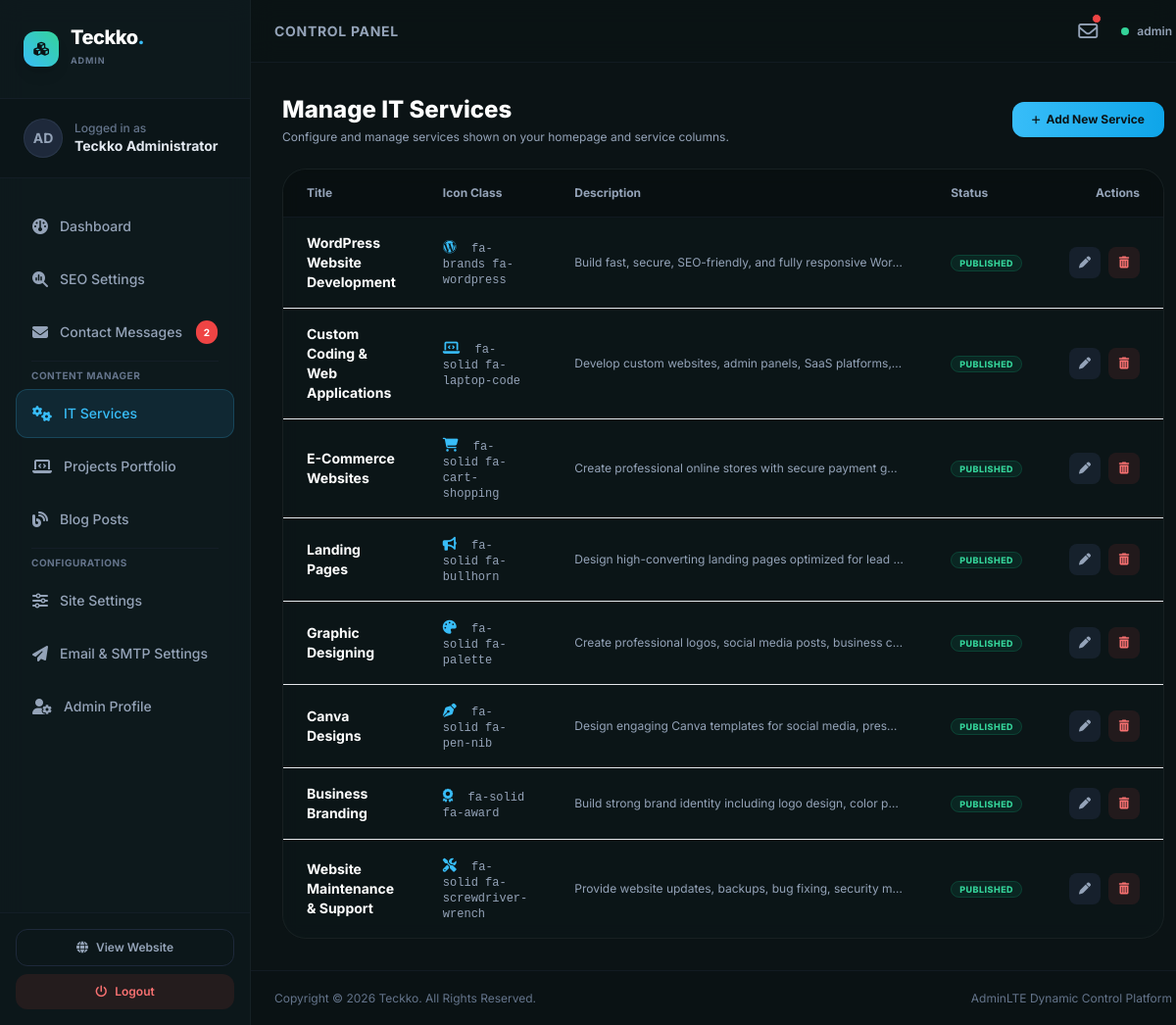
Page /dashboard/services.php (signed in) on the committed database.
### tables this page shows
CREATE TABLE `services` (
  `id` int(11) NOT NULL AUTO_INCREMENT,
  `title` varchar(255) NOT NULL,
  `slug` varchar(255) DEFAULT NULL,
  `icon` varchar(100) NOT NULL,
  `description` text NOT NULL,
  `long_description` text DEFAULT NULL,
  `status` enum('draft','published') DEFAULT 'published',
  `created_at` timestamp NOT NULL DEFAULT current_timestamp(),
  `image_url` varchar(255) DEFAULT NULL,
  PRIMARY KEY (`id`)
);

### dashboard/services.php (the view, shortened to what this page needs)
<?php
require_once __DIR__ . '/../includes/db.php';
$action = trim($_GET['action'] ?? 'list');
$id = intval($_GET['id'] ?? 0);
$editSvc = null;
try {
    $services = $pdo->query("SELECT * FROM `services` ORDER BY `id` ASC")->fetchAll();
} catch (PDOException $e) {
    $services = [];
}
require_once __DIR__ . '/header.php';
?>
    <div class="flex flex-col gap-6">
        <div class="flex flex-col sm:flex-row justify-between items-start sm:items-center gap-4">
            <div>
                <h2 class="font-heading font-extrabold text-2xl text-white">Manage IT Services</h2>
                <p class="text-xs text-slate-400 mt-1">Configure and manage services shown on your homepage and service columns.</p>
            </div>
            <?php if ($action === 'list'): ?>
                <a href="services.php?action=add" class="px-5 py-2.5 rounded-xl font-heading font-bold text-xs bg-gradient-to-r from-brand-accent to-sky-500 text-brand-dark hover:shadow-lg transition-all flex items-center gap-1.5">
                    <i class="fa-solid fa-plus text-[10px]"></i>
                    <span>Add New Service</span>
                </a>
            <?php endif; ?>
        </div>
        <?php if ($action === 'add' || $action === 'edit'): ?>
            <div class="dashboard-card p-8 rounded-3xl max-w-3xl border border-white/5 bg-brand-card">
                <h3 class="font-heading font-bold text-lg text-white mb-6"><?php echo ($action === 'edit') ? 'Edit Service' : 'Create New Service'; ?></h3>
                <form action="services.php?action=<?php echo $action; ?><?php echo ($action === 'edit') ? '&id=' . $id : ''; ?>" method="POST" class="flex flex-col gap-6">
                    <div class="grid grid-cols-1 sm:grid-cols-2 gap-6">
                        <div>
                            <label class="block text-[10px] uppercase font-bold tracking-wider text-slate-400 mb-2">Service Title *</label>
                            <input type="text" name="title" value="<?php echo htmlspecialchars($editSvc['title'] ?? ''); ?>" required placeholder="e.g. Software Development" class="w-full bg-brand-dark/50 border border-slate-800/60 rounded-xl px-4 py-3 text-xs text-slate-100 placeholder-slate-650 focus:outline-none focus:border-brand-accent transition-colors">
                        </div>
                        <div>
                            <label class="block text-[10px] uppercase font-bold tracking-wider text-slate-400 mb-2">Icon FontAwesome Class</label>
                            <input type="text" name="icon" value="<?php echo htmlspecialchars($editSvc['icon'] ?? 'fa-solid fa-code'); ?>" placeholder="e.g. fa-solid fa-shield-halved" class="w-full bg-brand-dark/50 border border-slate-800/60 rounded-xl px-4 py-3 text-xs text-slate-100 placeholder-slate-650 focus:outline-none focus:border-brand-accent transition-colors">
                            <span class="text-[9px] text-slate-500 mt-1 block">Specify FontAwesome prefix classes. Example: <code class="font-mono text-brand-accent">fa-solid fa-code</code></span>
                        </div>
                    </div>
                    <div>
                        <label class="block text-[10px] uppercase font-bold tracking-wider text-slate-400 mb-2">Short Description *</label>
                        <textarea name="description" rows="3" required placeholder="A brief summary (1-2 sentences) of this service to display on grids." class="w-full bg-brand-dark/50 border border-slate-800/60 rounded-xl px-4 py-3 text-xs text-slate-100 placeholder-slate-650 focus:outline-none focus:border-brand-accent transition-colors resize-none"><?php echo htmlspecialchars($editSvc['description'] ?? ''); ?></textarea>
                    </div>
                    <div>
                        <label class="block text-[10px] uppercase font-bold tracking-wider text-slate-400 mb-2">Long Description / Details</label>
                        <textarea name="long_description" rows="5" placeholder="Deep details shown on hover or dedicated service sub-sections." class="w-full bg-brand-dark/50 border border-slate-800/60 rounded-xl px-4 py-3 text-xs text-slate-100 placeholder-slate-650 focus:outline-none focus:border-brand-accent transition-colors resize-none"><?php echo htmlspecialchars($editSvc['long_description'] ?? ''); ?></textarea>
                    </div>
                    <div class="grid grid-cols-1 sm:grid-cols-2 gap-6">
                        <div>
                            <label class="block text-[10px] uppercase font-bold tracking-wider text-slate-400 mb-2">Publishing Status</label>
                            <select name="status" class="w-full bg-brand-dark/50 border border-slate-800/60 rounded-xl px-4 py-3 text-xs text-slate-100 focus:outline-none focus:border-brand-accent transition-colors">
                                <option value="published" <?php echo (isset($editSvc['status']) && $editSvc['status'] === 'published') ? 'selected' : ''; ?>>Published</option>
                                <option value="draft" <?php echo (isset($editSvc['status']) && $editSvc['status'] === 'draft') ? 'selected' : ''; ?>>Draft</option>
                            </select>
                        </div>
                    </div>
                    <div class="flex justify-end gap-3 pt-4 border-t border-slate-850 mt-2">
                        <a href="services.php" class="px-5 py-2.5 rounded-xl border border-slate-800 text-slate-400 hover:text-white transition-all text-xs font-semibold">Cancel</a>
                        <button type="submit" class="px-6 py-2.5 rounded-xl font-heading font-bold text-xs bg-gradient-to-r from-brand-accent to-emerald-400 text-brand-dark hover:shadow-lg transition-all flex items-center gap-1.5">
                            <i class="fa-solid fa-circle-check text-[10px]"></i>
                            <span><?php echo ($action === 'edit') ? 'Update Service' : 'Create Service'; ?></span>
                        </button>
                    </div>
                </form>
            </div>
        <?php else: ?>
            <div class="dashboard-card rounded-3xl overflow-hidden border border-white/5">
                <div class="overflow-x-auto">
                    <table class="w-full text-left border-collapse text-sm">
                        <thead>
                            <tr class="bg-brand-darker/60 text-slate-400 font-semibold border-b border-slate-800/40 text-xs">
                                <th class="px-6 py-4">Title</th>
                                <th class="px-6 py-4">Icon Class</th>
                                <th class="px-6 py-4">Description</th>
                                <th class="px-6 py-4">Status</th>
                                <th class="px-6 py-4 text-right">Actions</th>
                            </tr>
                        </thead>
                        <tbody class="divide-y divide-slate-850">
                            <?php if (empty($services)): ?>
                                <tr>
                                    <td colspan="5" class="px-6 py-10 text-center text-slate-500 text-xs">
                                        <i class="fa-solid fa-gears text-4xl block mb-2 opacity-30"></i>
                                        <span>No services configured in database. Click Add to insert.</span>
                                    </td>
                                </tr>
                            <?php else: ?>
                                <?php foreach ($services as $svc): ?>
                                    <tr class="hover:bg-brand-darker/5 transition-colors">
                                        <td class="px-6 py-4 font-bold text-white"><?php echo htmlspecialchars($svc['title']); ?></td>
                                        <td class="px-6 py-4 text-xs font-mono text-slate-400">
                                            <i class="<?php echo htmlspecialchars($svc['icon']); ?> mr-2 text-brand-accent text-sm"></i>
                                            <span><?php echo htmlspecialchars($svc['icon']); ?></span>
                                        </td>
                                        <td class="px-6 py-4 text-xs text-slate-400 max-w-sm truncate" title="<?php echo htmlspecialchars($svc['description']); ?>">
                                            <?php echo htmlspecialchars($svc['description']); ?>
                                        </td>
                                        <td class="px-6 py-4">
                                            <?php if ($svc['status'] === 'published'): ?>
                                                <span class="px-2 py-0.5 rounded-full text-[9px] font-extrabold tracking-wider uppercase bg-emerald-500/10 text-emerald-400 border border-emerald-500/20">Published</span>
                                            <?php else: ?>
                                                <span class="px-2 py-0.5 rounded-full text-[9px] font-extrabold tracking-wider uppercase bg-yellow-500/10 text-yellow-400 border border-yellow-500/20">Draft</span>
                                            <?php endif; ?>
                                        </td>
                                        <td class="px-6 py-4 text-right">
                                            <div class="inline-flex gap-2">
                                                <a href="services.php?action=edit&id=<?php echo $svc['id']; ?>" class="w-8 h-8 rounded-lg bg-slate-800/60 hover:bg-slate-700 flex items-center justify-center text-slate-400 hover:text-white transition-colors" title="Edit Service">
                                                    <i class="fa-solid fa-pen text-xs"></i>
                                                </a>
                                                <a href="services.php?action=delete&id=<?php echo $svc['id']; ?>" onclick="return confirm('Are you sure you want to delete this service permanently?')" class="w-8 h-8 rounded-lg bg-red-500/10 hover:bg-red-500/20 flex items-center justify-center text-red-400 transition-colors" title="Delete Service">
                                                    <i class="fa-solid fa-trash-can text-xs"></i>
                                                </a>
                                            </div>
                                        </td>
                                    </tr>
                                <?php endforeach; ?>
                            <?php endif; ?>
                        </tbody>
                    </table>
                </div>
            </div>
        <?php endif; ?>
    </div>
<?php require_once __DIR__ . '/footer.php'; ?>

### dashboard/header.php (style rules this page uses)
.dashboard-card { background: rgba(14, 26, 29, 0.4); backdrop-filter: blur(8px); border: 1px solid rgba(255, 255, 255, 0.03); transition: all 0.2s ease; }

### rows in the picture
services: title "WordPress Website Development", icon "fa-brands fa-wordpress", description "Build fast, secure, SEO-friendly, and fully responsive Wor…", status "PUBLISHED"
services: title "Custom Coding & Web Applications", icon "fa-solid fa-laptop-code", description "Develop custom websites, admin panels, SaaS platforms,…", status "PUBLISHED"
services: title "E-Commerce Websites", icon "fa-solid fa-cart-shopping", description "Create professional online stores with secure payment g…", status "PUBLISHED"
services: title "Landing Pages", icon "fa-solid fa-bullhorn", description "Design high-converting landing pages optimized for lead…", status "PUBLISHED"
services: title "Graphic Designing", icon "fa-solid fa-palette", description "Create professional logos, social media posts, business c…", status "PUBLISHED"
services: title "Canva Designs", icon "fa-solid fa-pen-nib", description "Design engaging Canva templates for social media, pres…", status "PUBLISHED"
services: title "Business Branding", icon "fa-solid fa-award", description "Build strong brand identity including logo design, color p…", status "PUBLISHED"
services: title "Website Maintenance & Support", icon "fa-solid fa-screwdriver-wrench", description "Provide website updates, backups, bug fixing, security m…", status "PUBLISHED"

### other values in the picture
substr($_SESSION['admin_username'], 0, 2) "AD"
$_SESSION['admin_name'] "Teckko Administrator"
$unreadCount "2"
$_SESSION['admin_username'] "admin"
